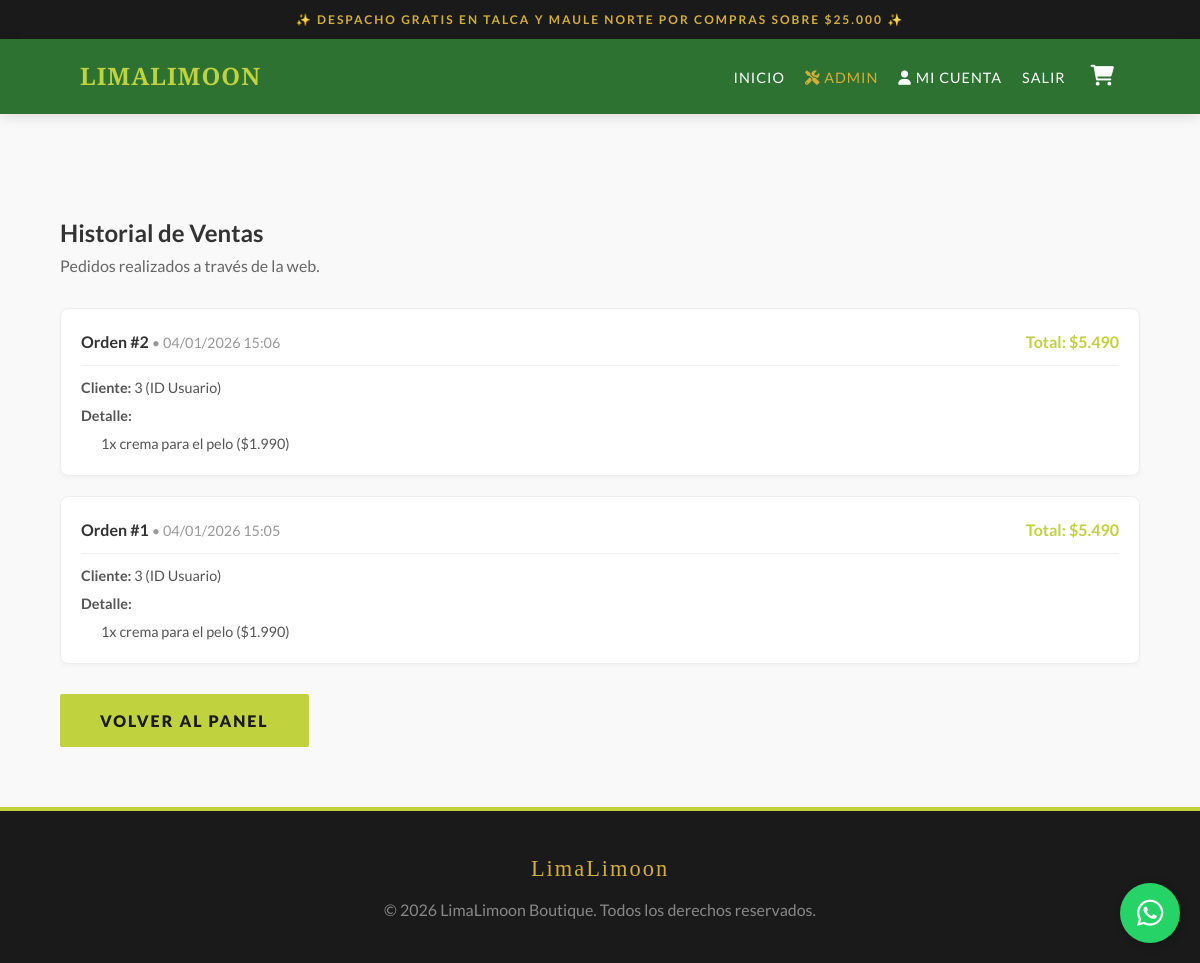
The app's page /admin/ordenes (signed in) with its own data.
### app.py (models this page shows)
class Order(db.Model):
    id = db.Column(db.Integer, primary_key=True)
    user_id = db.Column(db.Integer, db.ForeignKey('user.id'), nullable=False)
    total_price = db.Column(db.Integer, nullable=False)
    status = db.Column(db.String(20), default='Pendiente')
    date_ordered = db.Column(db.DateTime, default=datetime.utcnow)
    details = db.relationship('OrderDetail', backref='order', lazy=True)

class OrderDetail(db.Model):
    id = db.Column(db.Integer, primary_key=True)
    order_id = db.Column(db.Integer, db.ForeignKey('order.id'), nullable=False)
    product_name = db.Column(db.String(100))
    product_price = db.Column(db.Integer)
    quantity = db.Column(db.Integer)

### app.py (the view)
@app.route('/admin/ordenes')
@login_required
@admin_required
def admin_ordenes():
    orders = Order.query.order_by(Order.date_ordered.desc()).all()
    return render_template('admin_orders.html', orders=orders)

### app.py (called while the page is built)
@login_manager.user_loader
def load_user(user_id):
    return User.query.get(int(user_id))

def admin_required(f):
    @wraps(f)
    def decorated_function(*args, **kwargs):
        if not current_user.is_authenticated or not current_user.is_admin:
            flash('⛔ Acceso exclusivo administradores.', 'error')
            return redirect(url_for('home'))
        return f(*args, **kwargs)
    return decorated_function

@app.context_processor
def inject_cart_count():
    if current_user.is_authenticated:
        items = CartItem.query.filter_by(user_id=current_user.id).all()
        count = sum(item.quantity for item in items if item.product)
    else:
        count = 0
    return dict(cart_count=count)

### templates/admin_orders.html (shortened to what this page needs)
{% extends "layout.html" %}
{% block content %}
<div class="container section-padding" style="margin-top: 40px;">
    <h2>Historial de Ventas</h2>
    <p style="color: #666;">Pedidos realizados a través de la web.</p>
    <div style="display: flex; flex-direction: column; gap: 20px; margin-top: 30px;">
        {% for order in orders %}
        <div style="background: white; border: 1px solid #eee; border-radius: 8px; padding: 20px; box-shadow: 0 2px 5px rgba(0,0,0,0.03);">
            <div style="display: flex; justify-content: space-between; border-bottom: 1px solid #f0f0f0; padding-bottom: 10px; margin-bottom: 10px; flex-wrap: wrap;">
                <div>
                    <strong>Orden #{{ order.id }}</strong>
                    <span style="color: #999; font-size: 0.9rem;"> • {{ order.date_ordered.strftime('%d/%m/%Y %H:%M') }}</span>
                </div>
                <div style="color: var(--gold); font-weight: bold;">
                    Total: ${{ "{:,.0f}".format(order.total_price).replace(',', '.') }}
                </div>
            </div>
            <div style="font-size: 0.9rem; color: #555;">
                <p style="margin: 5px 0;"><strong>Cliente:</strong> {{ order.user_id }} (ID Usuario)</p>
                <p style="margin: 5px 0;"><strong>Detalle:</strong></p>
                <ul style="margin-top: 5px; padding-left: 20px;">
                    {% for detail in order.details %}
                    <li>{{ detail.quantity }}x {{ detail.product_name }} (${{ "{:,.0f}".format(detail.product_price).replace(',', '.') }})</li>
                    {% endfor %}
                </ul>
            </div>
        </div>
        {% else %}
        <p style="text-align: center; color: #999;">No hay ventas registradas aún.</p>
        {% endfor %}
    </div>
    <div style="margin-top: 30px;">
        <a href="{{ url_for('admin_dashboard') }}" class="btn-gold">Volver al Panel</a>
    </div>
</div>
{% endblock %}

### static/css/style.css (style rules this page uses)
:root { --gold: #C0D23E; --gold-hover: #a8b934; --black: #1a1a1a; --white: #ffffff; --gray-bg: #f9f9f9; --font-title: 'Playfair Display', serif; --font-text: 'Lato', sans-serif; --header-height: 75px; }
* { margin: 0; padding: 0; box-sizing: border-box; }
body { font-family: var(--font-text); background-color: var(--gray-bg); color: #333; line-height: 1.6; display: flex; flex-direction: column; min-height: 100vh; }
a { text-decoration: none; color: inherit; transition: 0.3s; }
ul { list-style: none; }
.container { width: 90%; max-width: 1200px; margin: 0 auto; }
.section-padding { padding: 60px 0; }
.btn-gold { background-color: var(--gold); color: var(--black); padding: 14px 40px; text-transform: uppercase; letter-spacing: 2px; font-weight: 900; border: none; cursor: pointer; display: inline-block; border-radius: 2px; transition: all 0.4s ease; text-align: center; }

### templates/layout.html (style rules this page uses)
:root { --brand-green: rgb(46, 114, 50); --brand-gold: #d4af37; --brand-dark: #1a1a1a; --font-title: 'Playfair Display', serif; --font-body: 'Lato', sans-serif; }
body { font-family: var(--font-body); margin: 0; padding: 0; display: flex; flex-direction: column; min-height: 100vh; }

### records on screen
Order: id "2", date_ordered "04/01/2026 15:06", total_price "5.490", user_id "3"
OrderDetail: quantity "1", product_name "crema para el pelo", product_price "1.990"
Order: id "1", date_ordered "04/01/2026 15:05", total_price "5.490", user_id "3"
OrderDetail: quantity "1", product_name "crema para el pelo", product_price "1.990"
